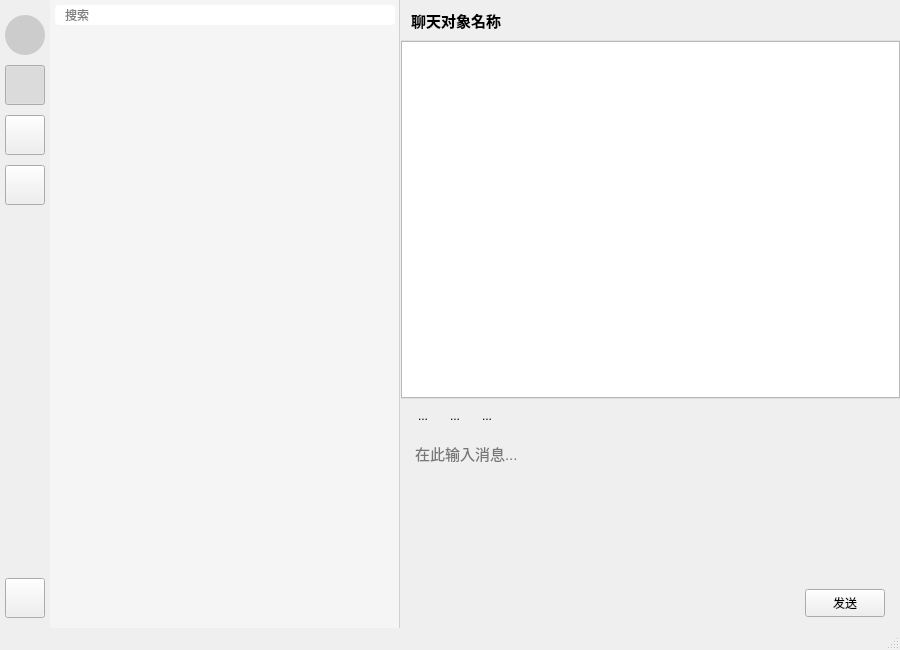
<?xml version="1.0" encoding="UTF-8"?>
<ui version="4.0">
 <class>MainWindow</class>
 <widget class="QMainWindow" name="MainWindow">
  <property name="geometry">
   <rect>
    <x>0</x>
    <y>0</y>
    <width>900</width>
    <height>650</height>
   </rect>
  </property>
  <property name="minimumSize">
   <size>
    <width>800</width>
    <height>600</height>
   </size>
  </property>
  <property name="windowTitle">
   <string>UChat</string>
  </property>
  <property name="styleSheet">
   <string notr="true">/* QSS 样式将在这里或通过 C++ 加载 */</string>
  </property>
  <widget class="QWidget" name="centralWidget">
   <layout class="QHBoxLayout" name="mainLayout">
    <property name="spacing">
     <number>0</number>
    </property>
    <property name="leftMargin">
     <number>0</number>
    </property>
    <property name="topMargin">
     <number>0</number>
    </property>
    <property name="rightMargin">
     <number>0</number>
    </property>
    <property name="bottomMargin">
     <number>0</number>
    </property>
    <item>
     <layout class="QVBoxLayout" name="sidebarLayout">
      <property name="spacing">
       <number>10</number>
      </property>
      <property name="leftMargin">
       <number>5</number>
      </property>
      <property name="topMargin">
       <number>15</number>
      </property>
      <property name="rightMargin">
       <number>5</number>
      </property>
      <property name="bottomMargin">
       <number>10</number>
      </property>
      <item>
       <widget class="QLabel" name="avatarLabel">
        <property name="minimumSize">
         <size>
          <width>40</width>
          <height>40</height>
         </size>
        </property>
        <property name="maximumSize">
         <size>
          <width>40</width>
          <height>40</height>
         </size>
        </property>
        <property name="cursor">
         <cursorShape>PointingHandCursor</cursorShape>
        </property>
        <property name="styleSheet">
         <string notr="true">QLabel#avatarLabel {
           border-radius: 20px; /* 圆形 */
           background-color: #CCCCCC; /* 占位符颜色 */
           /* border: 1px solid #B0B0B0; */ /* 可选边框 */
           }</string>
        </property>
        <property name="text">
         <string/>
        </property>
        <property name="pixmap">
         <pixmap>:/resource/image/default-avatar.svg</pixmap>
        </property>
        <property name="scaledContents">
         <bool>true</bool>
        </property>
        <property name="alignment">
         <set>Qt::AlignCenter</set>
        </property>
       </widget>
      </item>
      <item>
       <widget class="QToolButton" name="chatNavButton">
        <property name="minimumSize">
         <size>
          <width>40</width>
          <height>40</height>
         </size>
        </property>
        <property name="maximumSize">
         <size>
          <width>40</width>
          <height>40</height>
         </size>
        </property>
        <property name="cursor">
         <cursorShape>PointingHandCursor</cursorShape>
        </property>
        <property name="toolTip">
         <string>聊天</string>
        </property>
        <property name="text">
         <string/>
        </property>
        <property name="icon">
         <iconset>
          <normaloff>:/icons/chat.png</normaloff>:/icons/chat.png</iconset>
        </property>
        <property name="iconSize">
         <size>
          <width>28</width>
          <height>28</height>
         </size>
        </property>
        <property name="checkable">
         <bool>true</bool>
        </property>
        <property name="checked">
         <bool>true</bool>
        </property>
        <property name="autoExclusive">
         <bool>true</bool>
        </property>
        <property name="toolButtonStyle">
         <enum>Qt::ToolButtonIconOnly</enum>
        </property>
        <attribute name="buttonGroup">
         <string notr="true">navigationGroup</string>
        </attribute>
       </widget>
      </item>
      <item>
       <widget class="QToolButton" name="contactsNavButton">
        <property name="minimumSize">
         <size>
          <width>40</width>
          <height>40</height>
         </size>
        </property>
        <property name="maximumSize">
         <size>
          <width>40</width>
          <height>40</height>
         </size>
        </property>
        <property name="cursor">
         <cursorShape>PointingHandCursor</cursorShape>
        </property>
        <property name="toolTip">
         <string>联系人</string>
        </property>
        <property name="text">
         <string/>
        </property>
        <property name="icon">
         <iconset>
          <normaloff>:/icons/contacts.png</normaloff>:/icons/contacts.png</iconset>
        </property>
        <property name="iconSize">
         <size>
          <width>28</width>
          <height>28</height>
         </size>
        </property>
        <property name="checkable">
         <bool>true</bool>
        </property>
        <property name="autoExclusive">
         <bool>true</bool>
        </property>
        <property name="toolButtonStyle">
         <enum>Qt::ToolButtonIconOnly</enum>
        </property>
        <attribute name="buttonGroup">
         <string notr="true">navigationGroup</string>
        </attribute>
       </widget>
      </item>
      <item>
       <widget class="QToolButton" name="groupsNavButton">
        <property name="minimumSize">
         <size>
          <width>40</width>
          <height>40</height>
         </size>
        </property>
        <property name="maximumSize">
         <size>
          <width>40</width>
          <height>40</height>
         </size>
        </property>
        <property name="cursor">
         <cursorShape>PointingHandCursor</cursorShape>
        </property>
        <property name="toolTip">
         <string>群组</string>
        </property>
        <property name="text">
         <string/>
        </property>
        <property name="icon">
         <iconset>
          <normaloff>:/icons/groups.png</normaloff>:/icons/groups.png</iconset>
        </property>
        <property name="iconSize">
         <size>
          <width>28</width>
          <height>28</height>
         </size>
        </property>
        <property name="checkable">
         <bool>true</bool>
        </property>
        <property name="autoExclusive">
         <bool>true</bool>
        </property>
        <property name="toolButtonStyle">
         <enum>Qt::ToolButtonIconOnly</enum>
        </property>
        <attribute name="buttonGroup">
         <string notr="true">navigationGroup</string>
        </attribute>
       </widget>
      </item>
      <item>
       <spacer name="sidebarSpacer">
        <property name="orientation">
         <enum>Qt::Vertical</enum>
        </property>
        <property name="sizeHint" stdset="0">
         <size>
          <width>20</width>
          <height>40</height>
         </size>
        </property>
       </spacer>
      </item>
      <item>
       <widget class="QToolButton" name="settingsNavButton">
        <property name="minimumSize">
         <size>
          <width>40</width>
          <height>40</height>
         </size>
        </property>
        <property name="maximumSize">
         <size>
          <width>40</width>
          <height>40</height>
         </size>
        </property>
        <property name="cursor">
         <cursorShape>PointingHandCursor</cursorShape>
        </property>
        <property name="toolTip">
         <string>设置</string>
        </property>
        <property name="text">
         <string/>
        </property>
        <property name="icon">
         <iconset>
          <normaloff>:/icons/settings.png</normaloff>:/icons/settings.png</iconset>
        </property>
        <property name="iconSize">
         <size>
          <width>24</width>
          <height>24</height>
         </size>
        </property>
        <property name="checkable">
         <bool>true</bool>
        </property>
        <property name="autoExclusive">
         <bool>true</bool>
        </property>
        <property name="toolButtonStyle">
         <enum>Qt::ToolButtonIconOnly</enum>
        </property>
        <attribute name="buttonGroup">
         <string notr="true">navigationGroup</string>
        </attribute>
       </widget>
      </item>
     </layout>
    </item>
    <item>
     <widget class="QStackedWidget" name="centralStackedWidget">
      <property name="styleSheet">
       <string notr="true">/* StackedWidget 背景透明，由页面控制 */
        QStackedWidget { background-color: transparent; }</string>
      </property>
      <property name="currentIndex">
       <number>0</number>
      </property>
      <widget class="QWidget" name="chatPage">
       <property name="styleSheet">
        <string notr="true">QWidget#chatPage { background-color: palette(window); } /* 跟随系统窗口背景 */</string>
       </property>
       <layout class="QHBoxLayout" name="chatPageLayout">
        <property name="spacing">
         <number>0</number>
        </property>
        <property name="leftMargin">
         <number>0</number>
        </property>
        <property name="topMargin">
         <number>0</number>
        </property>
        <property name="rightMargin">
         <number>0</number>
        </property>
        <property name="bottomMargin">
         <number>0</number>
        </property>
        <item>
         <widget class="QSplitter" name="chatSplitter">
          <property name="orientation">
           <enum>Qt::Horizontal</enum>
          </property>
          <property name="handleWidth">
           <number>1</number>
          </property>
          <widget class="QWidget" name="conversationListWidgetContainer">
           <property name="minimumSize">
            <size>
             <width>220</width>
             <height>0</height>
            </size>
           </property>
           <property name="maximumSize">
            <size>
             <width>350</width>
             <height>16777215</height>
            </size>
           </property>
           <property name="styleSheet">
            <string notr="true">QWidget#conversationListWidgetContainer { background-color: #F5F5F5; /* 稍深背景 (亮色) */
             /* 暗色: background-color: #3A3A3A; */
             border-right: 1px solid #D0D0D0; /* 分割线颜色 (亮色) */
             /* 暗色: border-right: 1px solid #4A4A4A; */
             }</string>
           </property>
           <layout class="QVBoxLayout" name="conversationListLayout">
            <property name="spacing">
             <number>0</number>
            </property>
            <property name="leftMargin">
             <number>0</number>
            </property>
            <property name="topMargin">
             <number>0</number>
            </property>
            <property name="rightMargin">
             <number>0</number>
            </property>
            <property name="bottomMargin">
             <number>0</number>
            </property>
            <item>
             <widget class="QLineEdit" name="searchConversationsLineEdit">
              <property name="minimumSize">
               <size>
                <width>0</width>
                <height>30</height>
               </size>
              </property>
              <property name="styleSheet">
               <string notr="true">QLineEdit { padding-left: 8px; border: none; background-color: #FFFFFF; /* 暗色: #404040 */ margin: 5px; border-radius: 4px; }</string>
              </property>
              <property name="placeholderText">
               <string>搜索</string>
              </property>
              <property name="clearButtonEnabled">
               <bool>true</bool>
              </property>
             </widget>
            </item>
            <item>
             <widget class="QListWidget" name="conversationsListWidget">
              <property name="styleSheet">
               <string notr="true">QListWidget { border: none; background-color: transparent; }
                QListWidget::item { padding: 8px 10px; border-bottom: 1px solid #E0E0E0; /* 暗色: #404040 */ }
                QListWidget::item:selected { background-color: #D5E8FF; /* 暗色: #4A5A70 */ color: #000000; /* 暗色: #FFFFFF */ }
                QListWidget::item:hover { background-color: #E8F0FF; /* 暗色: #404854 */ }</string>
              </property>
              <property name="horizontalScrollBarPolicy">
               <enum>Qt::ScrollBarAlwaysOff</enum>
              </property>
              <property name="autoScroll">
               <bool>false</bool>
              </property>
              <property name="spacing">
               <number>0</number>
              </property>
             </widget>
            </item>
           </layout>
          </widget>
          <widget class="QWidget" name="chatPanelWidgetContainer">
           <layout class="QVBoxLayout" name="chatPanelLayout">
            <property name="spacing">
             <number>0</number>
            </property>
            <property name="leftMargin">
             <number>0</number>
            </property>
            <property name="topMargin">
             <number>0</number>
            </property>
            <property name="rightMargin">
             <number>0</number>
            </property>
            <property name="bottomMargin">
             <number>0</number>
            </property>
            <item>
             <widget class="QWidget" name="chatTitleWidget" native="true">
              <property name="minimumSize">
               <size>
                <width>0</width>
                <height>40</height>
               </size>
              </property>
              <property name="styleSheet">
               <string notr="true">QWidget#chatTitleWidget { background-color: palette(window); border-bottom: 1px solid #E0E0E0; /* 暗色: #404040 */ }</string>
              </property>
              <layout class="QHBoxLayout" name="horizontalLayout_2">
               <property name="leftMargin">
                <number>10</number>
               </property>
               <property name="rightMargin">
                <number>10</number>
               </property>
               <item>
                <widget class="QLabel" name="chatTargetNameLabel">
                 <property name="font">
                  <font>
                   <pointsize>11</pointsize>
                   <bold>true</bold>
                  </font>
                 </property>
                 <property name="text">
                  <string>聊天对象名称</string>
                 </property>
                </widget>
               </item>
               <item>
                <spacer name="horizontalSpacer">
                 <property name="orientation">
                  <enum>Qt::Horizontal</enum>
                 </property>
                 <property name="sizeHint" stdset="0">
                  <size>
                   <width>40</width>
                   <height>20</height>
                  </size>
                 </property>
                </spacer>
               </item>
              </layout>
             </widget>
            </item>
            <item>
             <widget class="QListView" name="messageListView"/>
            </item>
            <item>
             <widget class="QWidget" name="chatToolbarWidget" native="true">
              <property name="minimumSize">
               <size>
                <width>0</width>
                <height>35</height>
               </size>
              </property>
              <property name="styleSheet">
               <string notr="true">QWidget#chatToolbarWidget { border-top: 1px solid #E0E0E0; /* 暗色: #404040 */ background-color: palette(window); }</string>
              </property>
              <layout class="QHBoxLayout" name="horizontalLayout_3">
               <property name="spacing">
                <number>8</number>
               </property>
               <property name="leftMargin">
                <number>10</number>
               </property>
               <property name="topMargin">
                <number>5</number>
               </property>
               <property name="rightMargin">
                <number>10</number>
               </property>
               <property name="bottomMargin">
                <number>5</number>
               </property>
               <item>
                <widget class="QToolButton" name="emojiButton">
                 <property name="toolTip">
                  <string>表情</string>
                 </property>
                 <property name="text">
                  <string>...</string>
                 </property>
                 <property name="icon">
                  <iconset>
                   <normaloff>:/icons/emoji.png</normaloff>:/icons/emoji.png</iconset>
                 </property>
                 <property name="iconSize">
                  <size>
                   <width>20</width>
                   <height>20</height>
                  </size>
                 </property>
                 <property name="autoRaise">
                  <bool>true</bool>
                 </property>
                </widget>
               </item>
               <item>
                <widget class="QToolButton" name="fileButton">
                 <property name="toolTip">
                  <string>发送文件</string>
                 </property>
                 <property name="text">
                  <string>...</string>
                 </property>
                 <property name="icon">
                  <iconset>
                   <normaloff>:/icons/file.png</normaloff>:/icons/file.png</iconset>
                 </property>
                 <property name="iconSize">
                  <size>
                   <width>20</width>
                   <height>20</height>
                  </size>
                 </property>
                 <property name="autoRaise">
                  <bool>true</bool>
                 </property>
                </widget>
               </item>
               <item>
                <widget class="QToolButton" name="screenshotButton">
                 <property name="toolTip">
                  <string>截图</string>
                 </property>
                 <property name="text">
                  <string>...</string>
                 </property>
                 <property name="icon">
                  <iconset>
                   <normaloff>:/icons/screenshot.png</normaloff>:/icons/screenshot.png</iconset>
                 </property>
                 <property name="iconSize">
                  <size>
                   <width>20</width>
                   <height>20</height>
                  </size>
                 </property>
                 <property name="autoRaise">
                  <bool>true</bool>
                 </property>
                </widget>
               </item>
               <item>
                <spacer name="horizontalSpacer_2">
                 <property name="orientation">
                  <enum>Qt::Horizontal</enum>
                 </property>
                 <property name="sizeHint" stdset="0">
                  <size>
                   <width>40</width>
                   <height>20</height>
                  </size>
                 </property>
                </spacer>
               </item>
              </layout>
             </widget>
            </item>
            <item>
             <widget class="QTextEdit" name="messageInputEdit">
              <property name="minimumSize">
               <size>
                <width>0</width>
                <height>80</height>
               </size>
              </property>
              <property name="maximumSize">
               <size>
                <width>16777215</width>
                <height>150</height>
               </size>
              </property>
              <property name="styleSheet">
               <string notr="true">QTextEdit { border: none; background-color: transparent; padding: 5px 10px; font-size: 11pt; } </string>
              </property>
              <property name="placeholderText">
               <string>在此输入消息...</string>
              </property>
             </widget>
            </item>
            <item>
             <widget class="QWidget" name="sendButtonWidget" native="true">
              <property name="minimumSize">
               <size>
                <width>0</width>
                <height>45</height>
               </size>
              </property>
              <layout class="QHBoxLayout" name="horizontalLayout_4">
               <property name="topMargin">
                <number>0</number>
               </property>
               <property name="rightMargin">
                <number>15</number>
               </property>
               <property name="bottomMargin">
                <number>5</number>
               </property>
               <item>
                <spacer name="horizontalSpacer_3">
                 <property name="orientation">
                  <enum>Qt::Horizontal</enum>
                 </property>
                 <property name="sizeHint" stdset="0">
                  <size>
                   <width>40</width>
                   <height>20</height>
                  </size>
                 </property>
                </spacer>
               </item>
               <item>
                <widget class="QPushButton" name="sendButton">
                 <property name="minimumSize">
                  <size>
                   <width>80</width>
                   <height>28</height>
                  </size>
                 </property>
                 <property name="cursor">
                  <cursorShape>PointingHandCursor</cursorShape>
                 </property>
                 <property name="text">
                  <string>发送</string>
                 </property>
                 <property name="shortcut">
                  <string>Ctrl+Return</string>
                 </property>
                </widget>
               </item>
              </layout>
             </widget>
            </item>
           </layout>
          </widget>
         </widget>
        </item>
       </layout>
      </widget>
      <widget class="QWidget" name="contactsPage">
       <property name="styleSheet">
        <string notr="true">QWidget#contactsPage { background-color: palette(window); }</string>
       </property>
       <layout class="QVBoxLayout" name="contactsPageLayout">
        <property name="spacing">
         <number>0</number>
        </property>
        <property name="leftMargin">
         <number>0</number>
        </property>
        <property name="topMargin">
         <number>0</number>
        </property>
        <property name="rightMargin">
         <number>0</number>
        </property>
        <property name="bottomMargin">
         <number>0</number>
        </property>
        <item>
         <widget class="QLineEdit" name="searchContactsLineEdit">
          <property name="minimumSize">
           <size>
            <width>0</width>
            <height>35</height>
           </size>
          </property>
          <property name="styleSheet">
           <string notr="true">QLineEdit { padding-left: 10px; border: none; border-bottom: 1px solid #E0E0E0; /* 暗色: #404040 */ background-color: transparent; margin: 5px 10px; }</string>
          </property>
          <property name="placeholderText">
           <string>搜索联系人</string>
          </property>
          <property name="clearButtonEnabled">
           <bool>true</bool>
          </property>
         </widget>
        </item>
        <item>
         <layout class="QHBoxLayout" name="contactButtonsLayout">
          <item>
           <widget class="QPushButton" name="addContactButton">
            <property name="text">
             <string>添加联系人</string>
            </property>
            <property name="icon">
             <iconset>
              <normaloff>:/resource/image/user-add.svg</normaloff>:/resource/image/user-add.svg</iconset>
            </property>
           </widget>
          </item>
         </layout>
        </item>
        <item>
         <widget class="QTreeView" name="contactsTreeView">
          <property name="styleSheet">
           <string notr="true">QTreeView { border: none; background-color: transparent; }
            QTreeView::item { padding: 8px 10px; }
            QTreeView::item:selected { background-color: #D5E8FF; /* 暗色: #4A5A70 */ color: #000000; /* 暗色: #FFFFFF */ }
            QTreeView::item:hover { background-color: #E8F0FF; /* 暗色: #404854 */ }
            QHeaderView::section { background-color: #F8F8F8; /* 暗色: #383838 */ padding: 4px; border: none; border-bottom: 1px solid #E0E0E0; /* 暗色: #404040 */ } </string>
          </property>
          <property name="horizontalScrollBarPolicy">
           <enum>Qt::ScrollBarAlwaysOff</enum>
          </property>
          <property name="editTriggers">
           <set>QAbstractItemView::NoEditTriggers</set>
          </property>
          <property name="alternatingRowColors">
           <bool>false</bool>
          </property>
          <property name="indentation">
           <number>15</number>
          </property>
          <property name="rootIsDecorated">
           <bool>false</bool>
          </property>
          <property name="itemsExpandable">
           <bool>true</bool>
          </property>
          <property name="headerHidden">
           <bool>true</bool>
          </property>
         </widget>
        </item>
       </layout>
      </widget>
      <widget class="QWidget" name="groupsPage">
       <property name="styleSheet">
        <string notr="true">QWidget#groupsPage { background-color: palette(window); }</string>
       </property>
       <layout class="QVBoxLayout" name="groupsPageLayout">
        <property name="spacing">
         <number>0</number>
        </property>
        <property name="leftMargin">
         <number>0</number>
        </property>
        <property name="topMargin">
         <number>0</number>
        </property>
        <property name="rightMargin">
         <number>0</number>
        </property>
        <property name="bottomMargin">
         <number>0</number>
        </property>
        <item>
         <widget class="QLineEdit" name="searchGroupsLineEdit">
          <property name="minimumSize">
           <size>
            <width>0</width>
            <height>35</height>
           </size>
          </property>
          <property name="styleSheet">
           <string notr="true">QLineEdit { padding-left: 10px; border: none; border-bottom: 1px solid #E0E0E0; /* 暗色: #404040 */ background-color: transparent; margin: 5px 10px; }</string>
          </property>
          <property name="placeholderText">
           <string>搜索群组</string>
          </property>
          <property name="clearButtonEnabled">
           <bool>true</bool>
          </property>
         </widget>
        </item>
        <item>
         <widget class="QListWidget" name="groupsListWidget">
          <property name="styleSheet">
           <string notr="true">QListWidget { border: none; background-color: transparent; }
            QListWidget::item { padding: 8px 10px; border-bottom: 1px solid #E0E0E0; /* 暗色: #404040 */ }
            QListWidget::item:selected { background-color: #D5E8FF; /* 暗色: #4A5A70 */ color: #000000; /* 暗色: #FFFFFF */ }
            QListWidget::item:hover { background-color: #E8F0FF; /* 暗色: #404854 */ }</string>
          </property>
          <property name="horizontalScrollBarPolicy">
           <enum>Qt::ScrollBarAlwaysOff</enum>
          </property>
          <property name="spacing">
           <number>0</number>
          </property>
         </widget>
        </item>
       </layout>
      </widget>
      <widget class="QWidget" name="settingsPage">
       <property name="styleSheet">
        <string notr="true">QWidget#settingsPage { background-color: palette(window); }</string>
       </property>
       <layout class="QVBoxLayout" name="verticalLayout">
        <item>
         <widget class="QLabel" name="label">
          <property name="text">
           <string>设置页面</string>
          </property>
          <property name="alignment">
           <set>Qt::AlignCenter</set>
          </property>
         </widget>
        </item>
       </layout>
      </widget>
     </widget>
    </item>
   </layout>
  </widget>
  <widget class="QStatusBar" name="statusbar"/>
 </widget>
 <resources/>
 <connections/>
 <buttongroups>
  <buttongroup name="navigationGroup"/>
 </buttongroups>
</ui>
